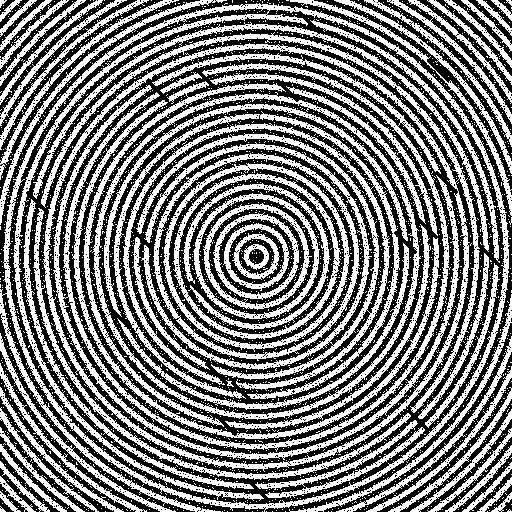
#> input picture fingerprint_noisy.png, 512 x 512 px
$ python task_3_lab2.py
#> lines starting #> are read from the running program, lines starting #| are printed output that depends on the picture; after the words box and inside, x2 and y2 are one past the last pixel; in counts of white or black regions, pixels touching at a corner belong together
#> in process_image, `img = cv2.imread(path, cv2.IMREAD_GRAYSCALE)`: img: shape (512, 512); 49.2% white; 3273 white regions (3200 under 20 px), largest, box (x1, y1, x2, y2) and area: (113, 111, 400, 399) 14240, (0, 3, 510, 512) 13003, (53, 53, 460, 460) 11482
# -*- coding: utf-8 -*-
"""Task-3-lab2.ipynb

Automatically generated by Colab.

Original file is located at
    https://colab.research.google.com/drive/1fjMZf_B2xuPFtyLGva1quQgY1zsFg4PA
"""

import numpy as np
import cv2
import matplotlib.pyplot as plt

# FUNCION FILTRO PASA BAJAS FFT
def fft_lowpass_filter(img, radius=40):

#> called with radius = 30
    img_float = np.float32(img)

    F = np.fft.fft2(img_float)
    Fshift = np.fft.fftshift(F)

    rows, cols = img.shape
#> rows = 512; cols = 512
    crow, ccol = rows // 2 , cols // 2
#> crow = 256; ccol = 256

    mask = np.zeros((rows, cols), np.uint8)

    for i in range(rows):
        for j in range(cols):
            if (i-crow)**2 + (j-ccol)**2 <= radius**2:
                mask[i,j] = 1
#> mask: shape (512, 512); values 0 (black) and 1 (white), 1.1% white; 1 white region, box (x1, y1, x2, y2) and area: (226, 226, 287, 287) 2821

    F_filtered = Fshift * mask

    F_ishift = np.fft.ifftshift(F_filtered)
    img_back = np.fft.ifft2(F_ishift)
    img_back = np.abs(img_back)

    img_back = cv2.normalize(img_back, None, 0, 255, cv2.NORM_MINMAX)
    img_back = np.uint8(img_back)
#> in process_image, `_, thresh = cv2.threshold( filtered, 0, 255, cv2.THRESH_BINARY + cv2.T..`: thresh: shape (512, 512); 65% white; 272 black regions (14 under 20 px), largest, box (x1, y1, x2, y2) and area: (0, 0, 129, 143) 5739, (58, 319, 203, 412) 3363, (0, 329, 106, 494) 3260

    return img_back, mask, Fshift

# MORFOLOGIA LIMPIEZA
def clean_mask(binary):

    kernel = np.ones((5,5), np.uint8)

    opening = cv2.morphologyEx(binary, cv2.MORPH_OPEN, kernel, iterations=2)
#> opening: shape (512, 512); 58.6% white; 90 black regions (12 under 20 px), largest, box (x1, y1, x2, y2) and area: (0, 189, 512, 512) 42038, (118, 0, 512, 237) 27495, (0, 0, 186, 187) 10958
    closing = cv2.morphologyEx(opening, cv2.MORPH_CLOSE, kernel, iterations=2)
#> closing: shape (512, 512); 68.3% white; 160 black regions, largest, box (x1, y1, x2, y2) and area: (0, 0, 156, 93) 5819, (96, 306, 258, 405) 5474, (417, 341, 496, 478) 3733

    return closing


# PIPELINE COMPLETO
def process_image(path, radius):

    img = cv2.imread(path, cv2.IMREAD_GRAYSCALE)
    filtered, mask, Fshift = fft_lowpass_filter(img, radius)

    _, thresh = cv2.threshold(
        filtered, 0, 255,
        cv2.THRESH_BINARY + cv2.THRESH_OTSU
    )

    final = clean_mask(thresh)

    spectrum = 20*np.log(np.abs(Fshift)+1)

    plt.figure(figsize=(12,8))

    plt.subplot(231)
    plt.title("Original")
    plt.imshow(img, cmap='gray')

    plt.subplot(232)
    plt.title("FFT Spectrum")
    plt.imshow(spectrum, cmap='gray')

    plt.subplot(233)
    plt.title("IFFT Filtrado")
    plt.imshow(filtered, cmap='gray')

    plt.subplot(234)
    plt.title("Threshold")
    plt.imshow(thresh, cmap='gray')

    plt.subplot(235)
    plt.title("Final Mask")
    plt.imshow(final, cmap='gray')

    plt.tight_layout()
    plt.show()


# EJECUTAR CON TUS IMAGENES

# Ruido circular fuerte
process_image("fingerprint_noisy.png", radius=30)

# 2Ruido diagonal periódico
process_image("periodic_noise.jpg", radius=35)
#> call 2 of process_image, with path = 'periodic_noise.jpg', radius = 35
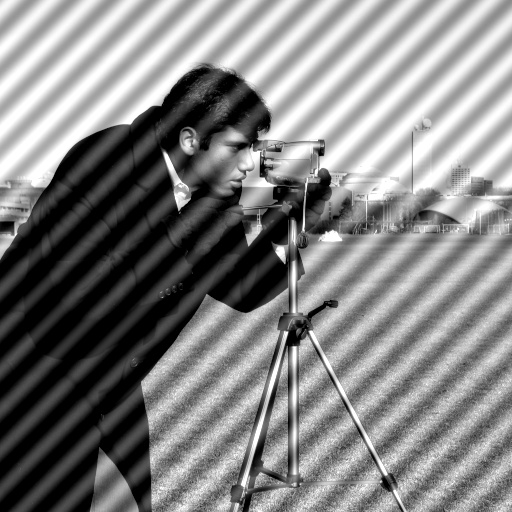
#> input picture periodic_noise.jpg, 512 x 512 px
#> in process_image, img is the input picture: shape (512, 512); min 0, max 255, mean 130.2
#> after the loop in fft_lowpass_filter (call 2), `for i in range(rows):`: mask: shape (512, 512); values 0 (black) and 1 (white), 1.5% white; 1 white region, box (x1, y1, x2, y2) and area: (221, 221, 292, 292) 3853
#> in process_image (call 2), `_, thresh = cv2.threshold( filtered, 0, 255, cv2.THRESH_BINARY + cv2.T..`: thresh: shape (512, 512); 58.2% white; 27 black regions (4 under 20 px), largest, box (x1, y1, x2, y2) and area: (0, 63, 439, 512) 89341, (227, 402, 348, 511) 2630, (397, 381, 512, 510) 2456
#> in clean_mask (call 2), `opening = cv2.morphologyEx(binary, cv2.MORPH_OPEN, kernel, iterations=2)`: opening: shape (512, 512); 57.2% white; 16 black regions (2 under 20 px), largest, box (x1, y1, x2, y2) and area: (0, 63, 456, 512) 93948, (357, 302, 512, 512) 6947, (195, 375, 348, 512) 4604
#> in clean_mask (call 2), `closing = cv2.morphologyEx(opening, cv2.MORPH_CLOSE, kernel, iteration..`:
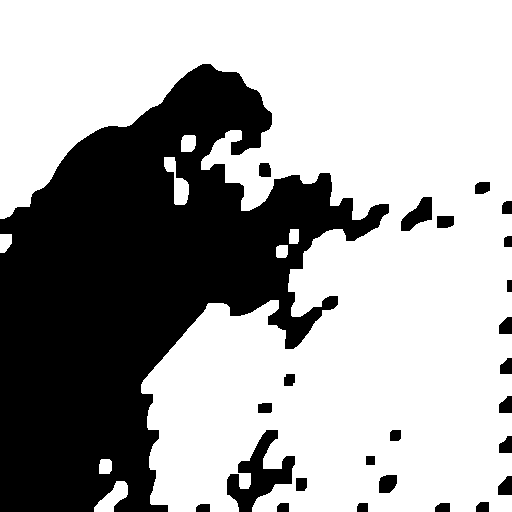
#> closing: shape (512, 512); 65.1% white; 25 black regions, largest, box (x1, y1, x2, y2) and area: (0, 64, 389, 512) 85389, (227, 430, 295, 512) 2301, (401, 197, 432, 231) 589

# 3Textura + defecto (tipo tela)
process_image("textile_defect.jpg", radius=45)
#> call 3 of process_image, with path = 'textile_defect.jpg', radius = 45
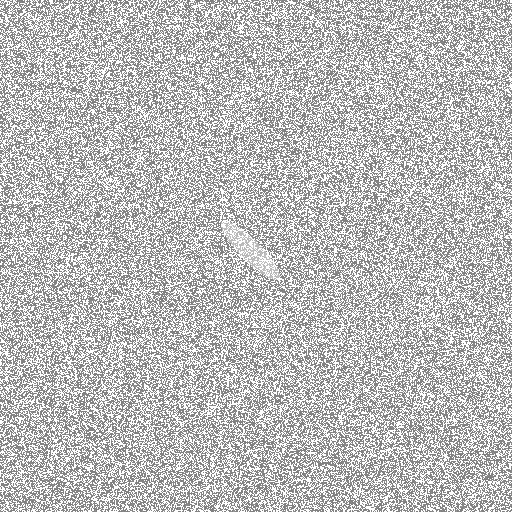
#> input picture textile_defect.jpg, 512 x 512 px
#> in process_image, img is the input picture: shape (512, 512); min 117, max 255, mean 188.3
#> call 3 of fft_lowpass_filter, with radius = 45
#> after the loop in fft_lowpass_filter (call 3), `for i in range(rows):`:
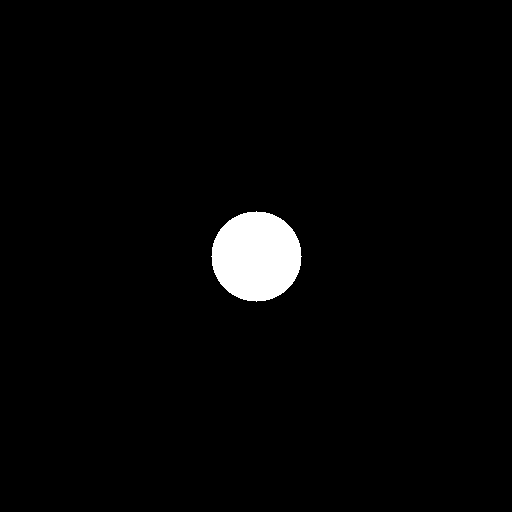
#> mask: shape (512, 512); values 0 (black) and 1 (white), 2.4% white; 1 white region, box (x1, y1, x2, y2) and area: (211, 211, 302, 302) 6361
#> in fft_lowpass_filter (call 3), `img_back = cv2.normalize(img_back, None, 0, 255, cv2.NORM_MINMAX)`:
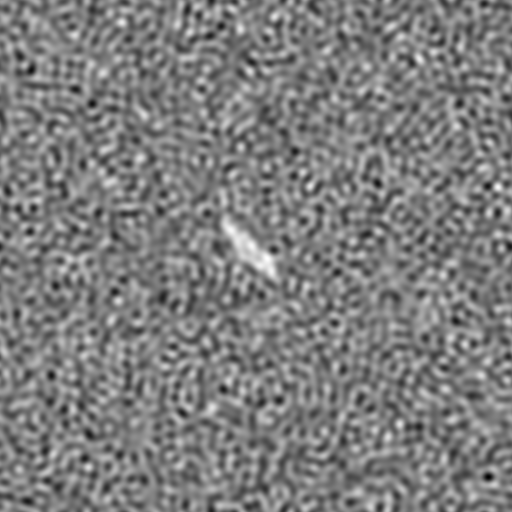
#> img_back: shape (512, 512) float64; min 5.93e-15, max 255, mean 126; drawn with min black and max white
#> in process_image (call 3), `_, thresh = cv2.threshold( filtered, 0, 255, cv2.THRESH_BINARY + cv2.T..`:
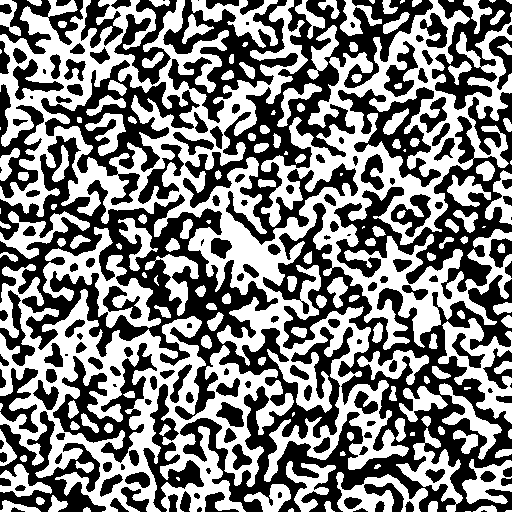
#> thresh: shape (512, 512); 49.8% white; 156 white regions (24 under 20 px), largest, box (x1, y1, x2, y2) and area: (0, 0, 512, 482) 67650, (0, 264, 294, 512) 24951, (43, 227, 161, 328) 3708
#> in clean_mask (call 3), `opening = cv2.morphologyEx(binary, cv2.MORPH_OPEN, kernel, iterations=2)`: opening: shape (512, 512); 15.1% white; 208 white regions, largest, box (x1, y1, x2, y2) and area: (220, 214, 286, 281) 2097, (69, 161, 123, 197) 1049, (403, 293, 440, 333) 919
#> in clean_mask (call 3), `closing = cv2.morphologyEx(opening, cv2.MORPH_CLOSE, kernel, iteration..`: closing: shape (512, 512); 16.3% white; 141 white regions, largest, box (x1, y1, x2, y2) and area: (189, 214, 286, 290) 2893, (380, 243, 468, 333) 2670, (22, 12, 81, 100) 1586
#> in process_image (call 3), `spectrum = 20*np.log(np.abs(Fshift)+1)`:
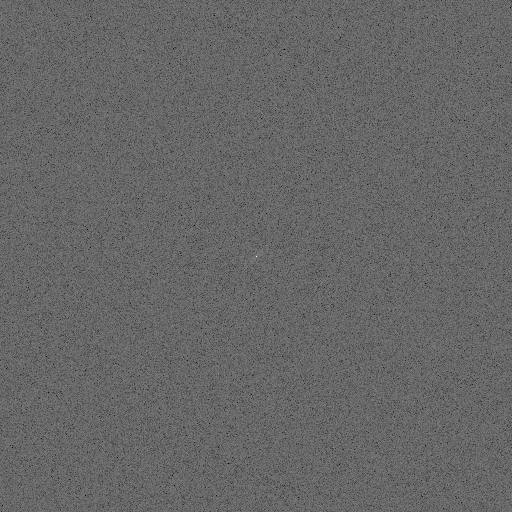
#> spectrum: shape (512, 512) float64; min 97.83, max 354.3, mean 201.2; drawn with min black and max white
